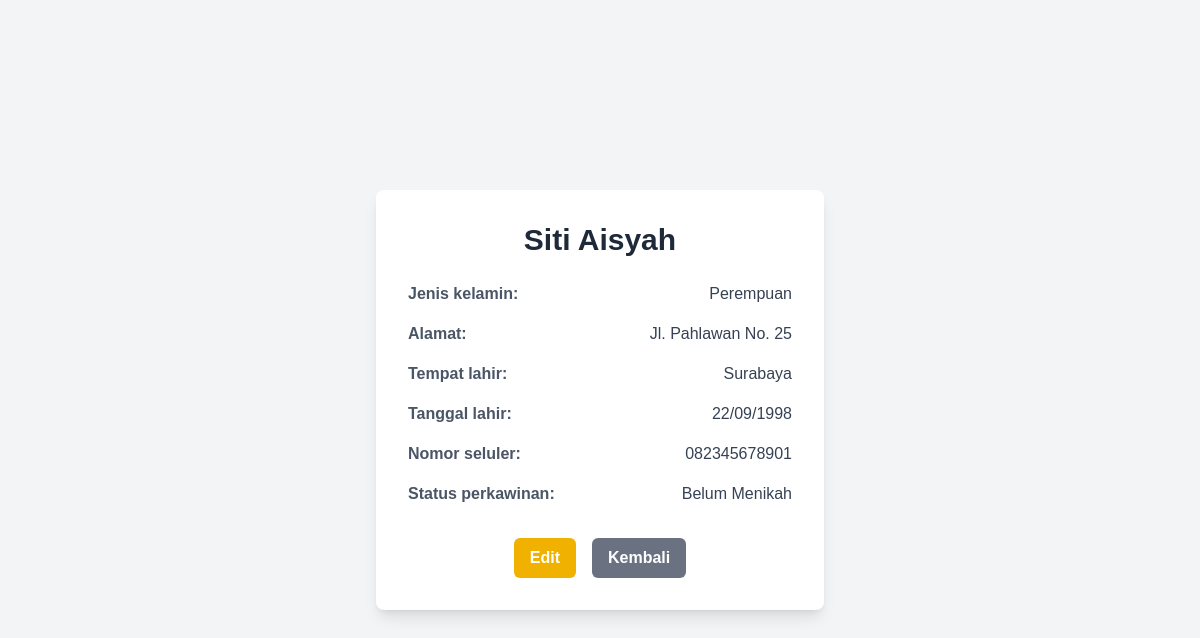
The app's page /Kepagawaian/profile.php?id=5 with its own data.
### tables this page shows
CREATE TABLE `pegawai` (
  `id` int NOT NULL,
  `nama` varchar(50) NOT NULL,
  `jenis_kelamin` varchar(10) NOT NULL,
  `alamat` text NOT NULL,
  `tempat_lahir` varchar(30) NOT NULL,
  `tanggal_lahir` date NOT NULL,
  `nomor_seluler` varchar(15) DEFAULT NULL,
  `status_perkawinan` varchar(15) NOT NULL
);

### Kepagawaian/profile.php (the view, shortened to what this page needs)
<?php
include("connection.php");
$id = $_GET['id'];
$query = mysqli_prepare($connection, "SELECT * FROM pegawai WHERE id = ?");
mysqli_stmt_bind_param($query, "i", $id);
mysqli_stmt_execute($query);
$result = mysqli_stmt_get_result($query);
$pegawai = mysqli_fetch_assoc($result);
?>
<!DOCTYPE html>
<html lang="en">
<head>
    <script src="https://cdn.jsdelivr.net/npm/@tailwindcss/browser@4"></script>
</head>
<body class="bg-gray-100 p-8 min-h-screen flex items-center justify-center">
    <div class="bg-white p-8 rounded-lg shadow-lg w-full max-w-md">
        <h1 class="text-3xl font-bold text-gray-800 mb-6 text-center"><?= htmlspecialchars($pegawai['nama']) ?></h1>
        <div class="space-y-4 text-gray-700">
            <div class="flex justify-between items-center">
                <span class="font-semibold text-gray-600">Jenis kelamin:</span>
                <span><?= htmlspecialchars($pegawai['jenis_kelamin'])?></span>
            </div>
            <div class="flex justify-between items-center">
                <span class="font-semibold text-gray-600">Alamat:</span>
                <span><?= htmlspecialchars($pegawai['alamat'])?></span>
            </div>
            <div class="flex justify-between items-center">
                <span class="font-semibold text-gray-600">Tempat lahir:</span>
                <span><?= htmlspecialchars($pegawai['tempat_lahir'])?></span>
            </div>
            <div class="flex justify-between items-center">
                <span class="font-semibold text-gray-600">Tanggal lahir:</span>
                <span><?= date("d/m/Y", strtotime($pegawai['tanggal_lahir'])) ?></span>
            </div>
            <div class="flex justify-between items-center">
                <span class="font-semibold text-gray-600">Nomor seluler:</span>
                <span><?= htmlspecialchars($pegawai['nomor_seluler'])?></span>
            </div>
            <div class="flex justify-between items-center">
                <span class="font-semibold text-gray-600">Status perkawinan:</span>
                <span><?= htmlspecialchars($pegawai['status_perkawinan'])?></span>
            </div>
        </div>
        <div class="mt-8 flex justify-center gap-4">
            <a href="update.php?id=<?=$pegawai['id']?>" class="bg-yellow-500 hover:bg-yellow-600 text-white font-bold py-2 px-4 rounded-md transition-colors duration-300">Edit</a>
            <a href="list.php" class="bg-gray-500 hover:bg-gray-600 text-white font-bold py-2 px-4 rounded-md transition-colors duration-300">Kembali</a>
        </div>
    </div>
</body>
</html>

### Kepagawaian/profile.php (style rules this page uses)
body { font-family: Arial, sans-serif; }

### records on screen
pegawai: nama "Siti Aisyah", jenis_kelamin "Perempuan", alamat "Jl. Pahlawan No. 25", tempat_lahir "Surabaya", tanggal_lahir "22/09/1998", nomor_seluler "082345678901", status_perkawinan "Belum Menikah"
